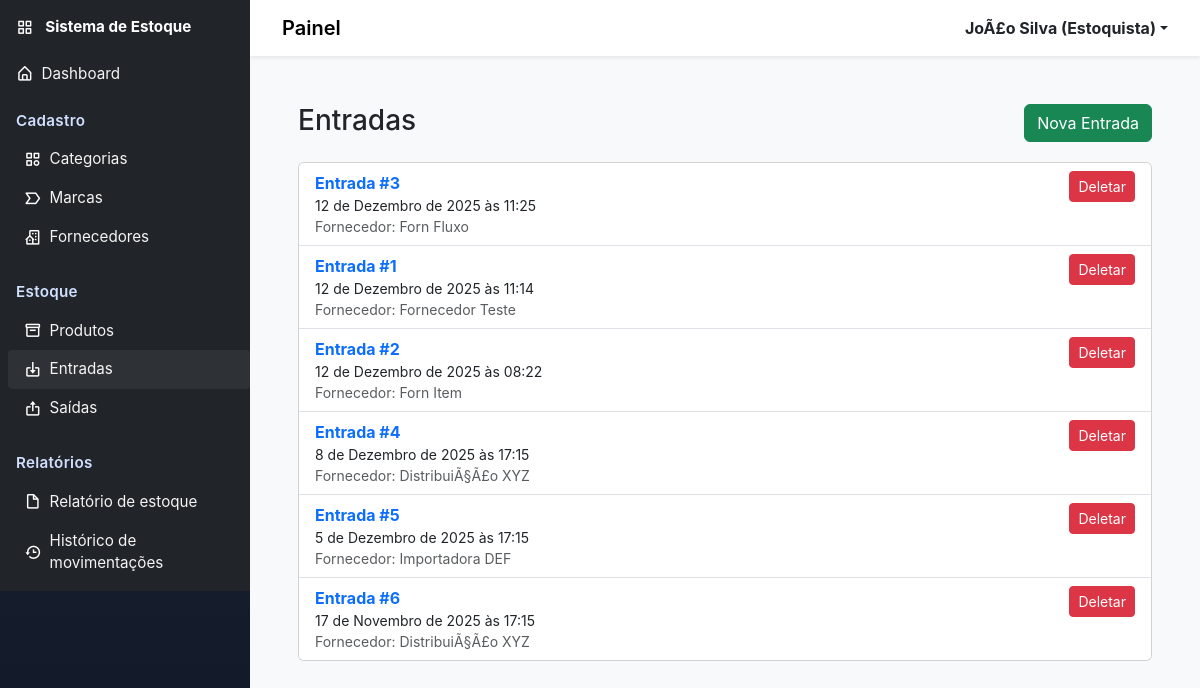
/movimentacoes/entradas/ (signed in), run on the app's committed database.
### usuarios/models.py (models this page shows, shortened)
class Usuario(AbstractBaseUser, PermissionsMixin):
    NIVEL_ADMIN = "admin"
    NIVEL_ESTOQUISTA = "estoquista"
    NIVEL_CAIXA = "caixa"
    NIVEL_CHOICES = [
        (NIVEL_ADMIN, "Admin"),
        (NIVEL_ESTOQUISTA, "Estoquista"),
        (NIVEL_CAIXA, "Caixa"),
    ]
    id = models.AutoField(primary_key=True)
    nome = models.CharField("Nome", max_length=150)
    login = models.CharField("Login", max_length=50, unique=True)
    nivel_acesso = models.CharField(
        "Nível de acesso", max_length=30, choices=NIVEL_CHOICES, default=NIVEL_ESTOQUISTA)
    is_staff = models.BooleanField("Staff", default=False)
    is_active = models.BooleanField("Ativo", default=True)
    data_criacao = models.DateTimeField(
        "Data de criação", default=timezone.now)
    objects = UsuarioManager()
    USERNAME_FIELD = "login"
    REQUIRED_FIELDS = ["nome"]
    class Meta:
        verbose_name = "Usuário"
        verbose_name_plural = "Usuários"

### movimentacoes/models.py (models this page shows, shortened)
class EntradaEstoque(models.Model):
    id = models.AutoField(primary_key=True)
    fornecedor = models.ForeignKey(Fornecedor, on_delete=models.PROTECT, null=True, blank=True, related_name="entradas")
    data_entrada = models.DateTimeField(default=timezone.now)
    usuario_responsavel = models.ForeignKey(Usuario, on_delete=models.PROTECT, null=True, blank=True, related_name="entradas")
    observacao = models.TextField(blank=True, null=True)
    class Meta:
        verbose_name = "Entrada de Estoque"
        verbose_name_plural = "Entradas de Estoque"

### fornecedores/models.py (models this page shows, shortened)
class Fornecedor(models.Model):
    id = models.AutoField(primary_key=True)
    nome = models.CharField(max_length=150)
    cnpj = models.CharField(max_length=18, blank=True, null=True)
    telefone = models.CharField(max_length=20, blank=True, null=True)
    email = models.EmailField(max_length=100, blank=True, null=True)
    endereco = models.TextField(blank=True, null=True)
    data_cadastro = models.DateTimeField(default=timezone.now)
    class Meta:
        verbose_name = "Fornecedor"
        verbose_name_plural = "Fornecedores"

### movimentacoes/views.py (the view)
# urls.py: path("entradas/", views.entradas, name="entradas"),
@login_required
def entradas(request):
    entradas = EntradaEstoque.objects.select_related(
        'fornecedor', 'usuario_responsavel').all().order_by('-data_entrada')
    return render(request, 'movimentacoes/entradas.html', {'entradas': entradas})

### usuarios/templatetags/access_tags.py (called while the page is built)
@register.simple_tag(takes_context=True)
def has_access(context, allowed_levels):
    request = context.get('request')
    if not request or not hasattr(request, 'user') or not request.user.is_authenticated:
        return False
    nivel = getattr(request.user, 'nivel_acesso', None)
    if not nivel:
        return False
    allowed = [x.strip() for x in allowed_levels.split(',') if x.strip()]
    return nivel in allowed

### templates/movimentacoes/entradas.html (shortened to what this page needs)
{% extends 'base.html' %}
{% block content %}
<div class="container-fluid p-4">
    <div class="row mb-3">
        <div class="col-md-6">
            <h1 class="h3">Entradas</h1>
        </div>
        <div class="col-md-6 text-end">
            <a href="{% url 'movimentacoes:criar_entrada' %}" class="btn btn-success">Nova Entrada</a>
        </div>
    </div>
    <div class="card">
        <ul class="list-group list-group-flush">
            {% for e in entradas %}
            <li class="list-group-item d-flex justify-content-between align-items-start">
                <div>
                    <a href="{% url 'movimentacoes:detalhe_entrada' e.id %}" class="fw-bold text-decoration-none">Entrada #{{ e.id }}</a>
                    <small class="d-block">{{ e.data_entrada }}</small>
                    <small class="d-block text-muted">Fornecedor: {{ e.fornecedor.nome|default:"-" }}</small>
                </div>
                <div>
                    <a href="{% url 'movimentacoes:deletar_entrada' e.id %}" class="btn btn-sm btn-danger">Deletar</a>
                </div>
            </li>
            {% empty %}
            <li class="list-group-item text-center text-muted">Nenhuma entrada</li>
            {% endfor %}
        </ul>
    </div>
</div>
{% endblock %}

### templates/includes/header.html (shortened to what this page needs)
<header class="navbar navbar-expand-lg navbar-light bg-white shadow-sm">
<div class="container-fluid">
<div class="d-flex align-items-center">
	<a class="navbar-brand" href="#">Painel</a>
</div>
<div class="d-flex align-items-center">
<div class="dropdown">
<a class="d-flex align-items-center text-dark text-decoration-none dropdown-toggle" href="#" id="userDropdown" data-bs-toggle="dropdown" aria-expanded="false">
	<strong>
		{% if request.user.is_authenticated %}
			{{ request.user.nome }} {% if request.user.get_nivel_acesso_display %}({{ request.user.get_nivel_acesso_display }}){% endif %}
		{% else %}
			Usuário
		{% endif %}
	</strong>
</a>
</div>
</div>
</div>
</header>

### static/css/style.css (style rules this page uses)
body { font-family: Inter, system-ui, -apple-system, 'Segoe UI', Roboto, 'Helvetica Neue', Arial; background-color: #f8f9fa; }
header.navbar .navbar-brand { font-weight:600 }
@media (min-width: 768px) { header.navbar { padding-left: 1.25rem; padding-right:1.25rem } }

### data on the page
Usuario: user.nome "JoÃ£o Silva", user.nivel_acesso "Estoquista"
EntradaEstoque: id "3", data_entrada "12 de Dezembro de 2025 às 11:25", fornecedor.nome "Forn Fluxo"
EntradaEstoque: id "1", data_entrada "12 de Dezembro de 2025 às 11:14", fornecedor.nome "Fornecedor Teste"
EntradaEstoque: id "2", data_entrada "12 de Dezembro de 2025 às 08:22", fornecedor.nome "Forn Item"
EntradaEstoque: id "4", data_entrada "8 de Dezembro de 2025 às 17:15", fornecedor.nome "DistribuiÃ§Ã£o XYZ"
EntradaEstoque: id "5", data_entrada "5 de Dezembro de 2025 às 17:15", fornecedor.nome "Importadora DEF"
EntradaEstoque: id "6", data_entrada "17 de Novembro de 2025 às 17:15", fornecedor.nome "DistribuiÃ§Ã£o XYZ"
